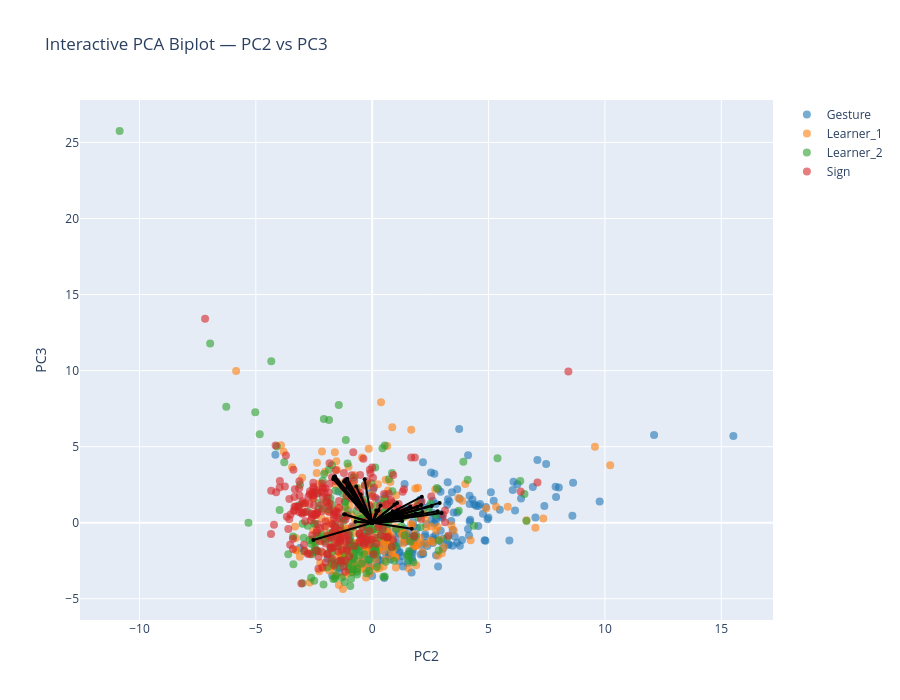

The cell this chart's notebook holds for it:
### Markdown cell above
### Biplot PC2-PC3

### Code cell
pcs_to_plot = [2, 3]  # PC1–PC2

sig_features_GS = (
    df_sig_vars_GS[
        (df_sig_vars_GS["sig_loading"]) &
        (df_sig_vars_GS["PC"].isin(pcs_to_plot))
    ]["feature"]
    .unique()
)

feature_names = df_clean.columns[:-1]
selected_vars = [feature_names.get_loc(f) for f in sig_features_GS if f in feature_names]

arrow_strength = (
    df_sig_vars_GS[df_sig_vars_GS["PC"].isin([pcs_to_plot])]
    .groupby("feature")["index_loading"]
    .mean()
    .to_dict()
)

interactive_PCA_biplot(
    score=x_new_GS, 
    coeff=loadings_GS, 
    labels=feature_names, 
    y=y, 
    selected_vars=selected_vars, 
    pc_x=pcs_to_plot[0], pc_y=pcs_to_plot[1],
    show_labels=False,
    le=le,
    arrow_strength=arrow_strength
)

# static plot
static_PCA_biplot(
    score=x_new_GS, 
    coeff=loadings_GS, 
    labels=feature_names, 
    y=y, 
    selected_vars=selected_vars, 
    pc_x=pcs_to_plot[0], pc_y=pcs_to_plot[1],
    show_labels=False,
    arrow_strength=arrow_strength,
    le=le,
    save_path=os.path.join(curfolder, "Plots", "PCA_GS_all_PC2_3_biplot.png")
)

### Figure 1 — Plotly figure (JSON) as saved in the notebook; plotly's stock layout.template omitted (floating-point values rounded to 4 significant figures; data arrays with more than 128 entries replaced by an {"elided": "..."} marker saying what was removed)
{"data": [{"hoverinfo": "text", "marker": {"color": "#1f77b4", "opacity": 0.6, "size": 8}, "mode": "markers", "name": "Gesture", "showlegend": true, "text": {"elided": "197 str values"}, "type": "scatter", "x": {"elided": "197 float values"}, "y": {"elided": "197 float values"}}, {"hoverinfo": "text", "marker": {"color": "#ff7f0e", "opacity": 0.6, "size": 8}, "mode": "markers", "name": "Learner_1", "showlegend": true, "text": {"elided": "236 str values"}, "type": "scatter", "x": {"elided": "236 float values"}, "y": {"elided": "236 float values"}}, {"hoverinfo": "text", "marker": {"color": "#2ca02c", "opacity": 0.6, "size": 8}, "mode": "markers", "name": "Learner_2", "showlegend": true, "text": {"elided": "223 str values"}, "type": "scatter", "x": {"elided": "223 float values"}, "y": {"elided": "223 float values"}}, {"hoverinfo": "text", "marker": {"color": "#d62728", "opacity": 0.6, "size": 8}, "mode": "markers", "name": "Sign", "showlegend": true, "text": {"elided": "246 str values"}, "type": "scatter", "x": {"elided": "246 float values"}, "y": {"elided": "246 float values"}}, {"hoverinfo": "text", "hovertext": "gross__magnitude__arm_speed_Gmean", "line": {"color": "black"}, "marker": {"size": 4}, "mode": "lines+markers", "showlegend": false, "textposition": "top center", "type": "scatter", "x": [0, 2.133], "y": [0, 1.709]}, {"hoverinfo": "text", "hovertext": "gross__variability__arm_speed_Gstd", "line": {"color": "black"}, "marker": {"size": 4}, "mode": "lines+markers", "showlegend": false, "textposition": "top center", "type": "scatter", "x": [0, 1.102], "y": [0, 0.8363]}, {"hoverinfo": "text", "hovertext": "gross__magnitude__arm_speed_peak_mean", "line": {"color": "black"}, "marker": {"size": 4}, "mode": "lines+markers", "showlegend": false, "textposition": "top center", "type": "scatter", "x": [0, 0.8791], "y": [0, 0.7486]}, {"hoverinfo": "text", "hovertext": "gross__variability__arm_speed_peak_std", "line": {"color": "black"}, "marker": {"size": 4}, "mode": "lines+markers", "showlegend": false, "textposition": "top center", "type": "scatter", "x": [0, 1.024], "y": [0, 0.4515]}, {"hoverinfo": "text", "hovertext": "gross__rhythm__arm_speed_peak_n", "line": {"color": "black"}, "marker": {"size": 4}, "mode": "lines+markers", "showlegend": false, "textposition": "top center", "type": "scatter", "x": [0, 2.813], "y": [0, 0.7501]}, {"hoverinfo": "text", "hovertext": "gross__rhythm__arm_speed_peak_rate", "line": {"color": "black"}, "marker": {"size": 4}, "mode": "lines+markers", "showlegend": false, "textposition": "top center", "type": "scatter", "x": [0, 1.636], "y": [0, 1.068]}, {"hoverinfo": "text", "hovertext": "gross__magnitude__arm_acc_Gmean", "line": {"color": "black"}, "marker": {"size": 4}, "mode": "lines+markers", "showlegend": false, "textposition": "top center", "type": "scatter", "x": [0, 1.073], "y": [0, 1.293]}, {"hoverinfo": "text", "hovertext": "gross__variability__arm_acc_Gstd", "line": {"color": "black"}, "marker": {"size": 4}, "mode": "lines+markers", "showlegend": false, "textposition": "top center", "type": "scatter", "x": [0, 0.7463], "y": [0, 0.5486]}, {"hoverinfo": "text", "hovertext": "gross__variability__arm_acc_peak_std", "line": {"color": "black"}, "marker": {"size": 4}, "mode": "lines+markers", "showlegend": false, "textposition": "top center", "type": "scatter", "x": [0, 1.303], "y": [0, 0.4186]}, {"hoverinfo": "text", "hovertext": "gross__rhythm__arm_acc_peak_n", "line": {"color": "black"}, "marker": {"size": 4}, "mode": "lines+markers", "showlegend": false, "textposition": "top center", "type": "scatter", "x": [0, 2.982], "y": [0, 0.6368]}, {"hoverinfo": "text", "hovertext": "gross__rhythm__arm_acc_peak_rate", "line": {"color": "black"}, "marker": {"size": 4}, "mode": "lines+markers", "showlegend": false, "textposition": "top center", "type": "scatter", "x": [0, 2.104], "y": [0, 1.164]}, {"hoverinfo": "text", "hovertext": "gross__magnitude__arm_speed_integral", "line": {"color": "black"}, "marker": {"size": 4}, "mode": "lines+markers", "showlegend": false, "textposition": "top center", "type": "scatter", "x": [0, 2.899], "y": [0, 1.304]}, {"hoverinfo": "text", "hovertext": "gross__rhythm__arm_speed_sampen", "line": {"color": "black"}, "marker": {"size": 4}, "mode": "lines+markers", "showlegend": false, "textposition": "top center", "type": "scatter", "x": [0, 0.9597], "y": [0, 1.197]}, {"hoverinfo": "text", "hovertext": "gross__smoothness__arm_intermittency", "line": {"color": "black"}, "marker": {"size": 4}, "mode": "lines+markers", "showlegend": false, "textposition": "top center", "type": "scatter", "x": [0, 1.699], "y": [0, -0.3903]}, {"hoverinfo": "text", "hovertext": "gross__smoothness__arm_sparc", "line": {"color": "black"}, "marker": {"size": 4}, "mode": "lines+markers", "showlegend": false, "textposition": "top center", "type": "scatter", "x": [0, 1.356], "y": [0, 0.3518]}, {"hoverinfo": "text", "hovertext": "gross__rhythm__band1_dom_freq_totalarm", "line": {"color": "black"}, "marker": {"size": 4}, "mode": "lines+markers", "showlegend": false, "textposition": "top center", "type": "scatter", "x": [0, 1.257], "y": [0, 0.6037]}, {"hoverinfo": "text", "hovertext": "gross__rhythm__band1_centroid_totalarm", "line": {"color": "black"}, "marker": {"size": 4}, "mode": "lines+markers", "showlegend": false, "textposition": "top center", "type": "scatter", "x": [0, 2.163], "y": [0, 0.706]}, {"hoverinfo": "text", "hovertext": "gross__rhythm__band1_band_power_totalarm", "line": {"color": "black"}, "marker": {"size": 4}, "mode": "lines+markers", "showlegend": false, "textposition": "top center", "type": "scatter", "x": [0, -2.528], "y": [0, -1.138]}, {"hoverinfo": "text", "hovertext": "gross__rhythm__band1_entropy_totalarm", "line": {"color": "black"}, "marker": {"size": 4}, "mode": "lines+markers", "showlegend": false, "textposition": "top center", "type": "scatter", "x": [0, 1.859], "y": [0, 0.5947]}, {"hoverinfo": "text", "hovertext": "gross__rhythm__band2_dom_freq_totalarm", "line": {"color": "black"}, "marker": {"size": 4}, "mode": "lines+markers", "showlegend": false, "textposition": "top center", "type": "scatter", "x": [0, 1.235], "y": [0, 0.4147]}, {"hoverinfo": "text", "hovertext": "gross__rhythm__band2_band_power_totalarm", "line": {"color": "black"}, "marker": {"size": 4}, "mode": "lines+markers", "showlegend": false, "textposition": "top center", "type": "scatter", "x": [0, 2.557], "y": [0, 1.101]}, {"hoverinfo": "text", "hovertext": "gross__rhythm__band3_dom_freq_totalarm", "line": {"color": "black"}, "marker": {"size": 4}, "mode": "lines+markers", "showlegend": false, "textposition": "top center", "type": "scatter", "x": [0, -0.7194], "y": [0, 0.06058]}, {"hoverinfo": "text", "hovertext": "gross__rhythm__band3_centroid_totalarm", "line": {"color": "black"}, "marker": {"size": 4}, "mode": "lines+markers", "showlegend": false, "textposition": "top center", "type": "scatter", "x": [0, -1.209], "y": [0, 0.5521]}, {"hoverinfo": "text", "hovertext": "gross__rhythm__band3_entropy_totalarm", "line": {"color": "black"}, "marker": {"size": 4}, "mode": "lines+markers", "showlegend": false, "textposition": "top center", "type": "scatter", "x": [0, -1.151], "y": [0, 0.5328]}, {"hoverinfo": "text", "hovertext": "gross__magnitude__bbmv_arms_total", "line": {"color": "black"}, "marker": {"size": 4}, "mode": "lines+markers", "showlegend": false, "textposition": "top center", "type": "scatter", "x": [0, 1.928], "y": [0, 1.042]}, {"hoverinfo": "text", "hovertext": "fine__handshape__fingertip_spread_mean", "line": {"color": "black"}, "marker": {"size": 4}, "mode": "lines+markers", "showlegend": false, "textposition": "top center", "type": "scatter", "x": [0, -1.598], "y": [0, 3.058]}, {"hoverinfo": "text", "hovertext": "fine__variability__fingertip_spread_std", "line": {"color": "black"}, "marker": {"size": 4}, "mode": "lines+markers", "showlegend": false, "textposition": "top center", "type": "scatter", "x": [0, -1.678], "y": [0, 2.867]}, {"hoverinfo": "text", "hovertext": "fine__handshape__thumb_index_mean", "line": {"color": "black"}, "marker": {"size": 4}, "mode": "lines+markers", "showlegend": false, "textposition": "top center", "type": "scatter", "x": [0, -1.651], "y": [0, 2.998]}, {"hoverinfo": "text", "hovertext": "fine__variability__thumb_index_std", "line": {"color": "black"}, "marker": {"size": 4}, "mode": "lines+markers", "showlegend": false, "textposition": "top center", "type": "scatter", "x": [0, -1.156], "y": [0, 2.815]}, {"hoverinfo": "text", "hovertext": "fine__handshape__mcp_tip_mean", "line": {"color": "black"}, "marker": {"size": 4}, "mode": "lines+markers", "showlegend": false, "textposition": "top center", "type": "scatter", "x": [0, -1.207], "y": [0, 2.708]}, {"hoverinfo": "text", "hovertext": "fine__variability__mcp_tip_std", "line": {"color": "black"}, "marker": {"size": 4}, "mode": "lines+markers", "showlegend": false, "textposition": "top center", "type": "scatter", "x": [0, -1.069], "y": [0, 2.323]}, {"hoverinfo": "text", "hovertext": "fine__handshape__thumb_opposition_mean", "line": {"color": "black"}, "marker": {"size": 4}, "mode": "lines+markers", "showlegend": false, "textposition": "top center", "type": "scatter", "x": [0, -1.088], "y": [0, 1.951]}, {"hoverinfo": "text", "hovertext": "fine__handshape__handshape_size_mean", "line": {"color": "black"}, "marker": {"size": 4}, "mode": "lines+markers", "showlegend": false, "textposition": "top center", "type": "scatter", "x": [0, 1.185], "y": [0, 0.2833]}, {"hoverinfo": "text", "hovertext": "fine__variability__handshape_size_std", "line": {"color": "black"}, "marker": {"size": 4}, "mode": "lines+markers", "showlegend": false, "textposition": "top center", "type": "scatter", "x": [0, 1.29], "y": [0, 0.1102]}, {"hoverinfo": "text", "hovertext": "fine__variability__handshape_variability", "line": {"color": "black"}, "marker": {"size": 4}, "mode": "lines+markers", "showlegend": false, "textposition": "top center", "type": "scatter", "x": [0, -1.076], "y": [0, 2.884]}, {"hoverinfo": "text", "hovertext": "fine__variability__flexion_speed_std", "line": {"color": "black"}, "marker": {"size": 4}, "mode": "lines+markers", "showlegend": false, "textposition": "top center", "type": "scatter", "x": [0, -0.6856], "y": [0, 2.38]}, {"hoverinfo": "text", "hovertext": "fine__variability__flexion_entropy", "line": {"color": "black"}, "marker": {"size": 4}, "mode": "lines+markers", "showlegend": false, "textposition": "top center", "type": "scatter", "x": [0, 0.7822], "y": [0, 0.5323]}, {"hoverinfo": "text", "hovertext": "gross__rhythm__band2_centroid_totalarm", "line": {"color": "black"}, "marker": {"size": 4}, "mode": "lines+markers", "showlegend": false, "textposition": "top center", "type": "scatter", "x": [0, 0.2678], "y": [0, 0.7994]}, {"hoverinfo": "text", "hovertext": "gross__rhythm__band2_entropy_totalarm", "line": {"color": "black"}, "marker": {"size": 4}, "mode": "lines+markers", "showlegend": false, "textposition": "top center", "type": "scatter", "x": [0, 0.1749], "y": [0, 0.7985]}, {"hoverinfo": "text", "hovertext": "gross__rhythm__band3_band_power_totalarm", "line": {"color": "black"}, "marker": {"size": 4}, "mode": "lines+markers", "showlegend": false, "textposition": "top center", "type": "scatter", "x": [0, 0.3587], "y": [0, 1.125]}, {"hoverinfo": "text", "hovertext": "fine__variability__thumb_opposition_std", "line": {"color": "black"}, "marker": {"size": 4}, "mode": "lines+markers", "showlegend": false, "textposition": "top center", "type": "scatter", "x": [0, -0.4975], "y": [0, 1.857]}, {"hoverinfo": "text", "hovertext": "fine__magnitude__flexion_speed_mean", "line": {"color": "black"}, "marker": {"size": 4}, "mode": "lines+markers", "showlegend": false, "textposition": "top center", "type": "scatter", "x": [0, -0.3227], "y": [0, 2.852]}, {"hoverinfo": "text", "hovertext": "fine__coordination__finger_independence", "line": {"color": "black"}, "marker": {"size": 4}, "mode": "lines+markers", "showlegend": false, "textposition": "top center", "type": "scatter", "x": [0, -0.4693], "y": [0, 0.7901]}], "layout": {"height": 700, "hovermode": "closest", "title": {"text": "Interactive PCA Biplot — PC2 vs PC3"}, "width": 900, "xaxis": {"title": {"text": "PC2"}}, "yaxis": {"title": {"text": "PC3"}}}}
